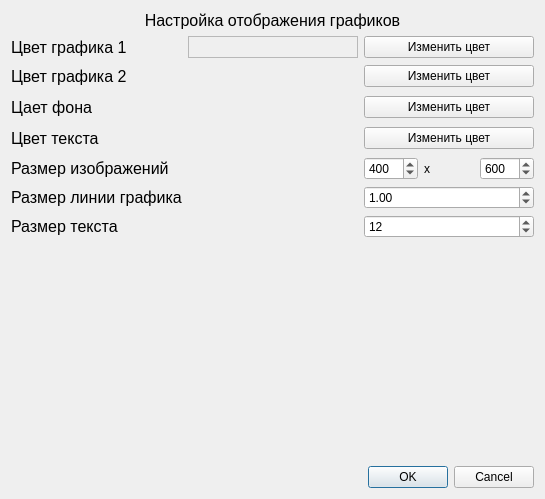
<?xml version="1.0" encoding="UTF-8"?>
<ui version="4.0">
 <class>ChartSettings</class>
 <widget class="QDialog" name="ChartSettings">
  <property name="geometry">
   <rect>
    <x>0</x>
    <y>0</y>
    <width>545</width>
    <height>499</height>
   </rect>
  </property>
  <property name="windowTitle">
   <string>Dialog</string>
  </property>
  <layout class="QVBoxLayout" name="verticalLayout">
   <item>
    <widget class="QLabel" name="label">
     <property name="font">
      <font>
       <pointsize>12</pointsize>
      </font>
     </property>
     <property name="text">
      <string>Настройка отображения графиков</string>
     </property>
     <property name="alignment">
      <set>Qt::AlignmentFlag::AlignCenter</set>
     </property>
     <property name="margin">
      <number>5</number>
     </property>
    </widget>
   </item>
   <item>
    <layout class="QGridLayout" name="gridLayout">
     <item row="0" column="0">
      <widget class="QLabel" name="label_2">
       <property name="font">
        <font>
         <pointsize>12</pointsize>
        </font>
       </property>
       <property name="text">
        <string>Цвет графика 1</string>
       </property>
      </widget>
     </item>
     <item row="0" column="1">
      <widget class="QFrame" name="color_chart_1">
       <property name="frameShape">
        <enum>QFrame::Shape::StyledPanel</enum>
       </property>
       <property name="frameShadow">
        <enum>QFrame::Shadow::Raised</enum>
       </property>
      </widget>
     </item>
     <item row="0" column="2">
      <widget class="QPushButton" name="set_color_chart_1">
       <property name="text">
        <string>Изменить цвет</string>
       </property>
      </widget>
     </item>
     <item row="1" column="0">
      <widget class="QLabel" name="label_8">
       <property name="font">
        <font>
         <pointsize>12</pointsize>
        </font>
       </property>
       <property name="text">
        <string>Цвет графика 2</string>
       </property>
      </widget>
     </item>
     <item row="1" column="1">
      <widget class="QLabel" name="color_chart_2">
       <property name="minimumSize">
        <size>
         <width>25</width>
         <height>25</height>
        </size>
       </property>
       <property name="font">
        <font>
         <pointsize>12</pointsize>
        </font>
       </property>
       <property name="text">
        <string/>
       </property>
      </widget>
     </item>
     <item row="1" column="2">
      <widget class="QPushButton" name="set_color_chart_2">
       <property name="text">
        <string>Изменить цвет</string>
       </property>
      </widget>
     </item>
     <item row="2" column="0">
      <widget class="QLabel" name="label_3">
       <property name="font">
        <font>
         <pointsize>12</pointsize>
        </font>
       </property>
       <property name="text">
        <string>Цает фона</string>
       </property>
      </widget>
     </item>
     <item row="2" column="1">
      <widget class="QLabel" name="color_backround">
       <property name="minimumSize">
        <size>
         <width>25</width>
         <height>25</height>
        </size>
       </property>
       <property name="font">
        <font>
         <pointsize>12</pointsize>
        </font>
       </property>
       <property name="text">
        <string/>
       </property>
      </widget>
     </item>
     <item row="2" column="2">
      <widget class="QPushButton" name="set_color_backround">
       <property name="text">
        <string>Изменить цвет</string>
       </property>
      </widget>
     </item>
     <item row="3" column="0">
      <widget class="QLabel" name="label_4">
       <property name="font">
        <font>
         <pointsize>12</pointsize>
        </font>
       </property>
       <property name="text">
        <string>Цвет текста</string>
       </property>
      </widget>
     </item>
     <item row="3" column="1">
      <widget class="QLabel" name="color_font">
       <property name="minimumSize">
        <size>
         <width>25</width>
         <height>25</height>
        </size>
       </property>
       <property name="font">
        <font>
         <pointsize>12</pointsize>
        </font>
       </property>
       <property name="text">
        <string/>
       </property>
      </widget>
     </item>
     <item row="3" column="2">
      <widget class="QPushButton" name="set_color_font">
       <property name="text">
        <string>Изменить цвет</string>
       </property>
      </widget>
     </item>
     <item row="4" column="0">
      <widget class="QLabel" name="label_5">
       <property name="font">
        <font>
         <pointsize>12</pointsize>
        </font>
       </property>
       <property name="text">
        <string>Размер изображений</string>
       </property>
      </widget>
     </item>
     <item row="4" column="2">
      <layout class="QHBoxLayout" name="horizontalLayout">
       <item>
        <widget class="QSpinBox" name="char_width">
         <property name="minimum">
          <number>100</number>
         </property>
         <property name="maximum">
          <number>2500</number>
         </property>
         <property name="value">
          <number>400</number>
         </property>
        </widget>
       </item>
       <item>
        <widget class="QLabel" name="label_6">
         <property name="text">
          <string>x</string>
         </property>
        </widget>
       </item>
       <item>
        <widget class="QSpinBox" name="char_height">
         <property name="minimum">
          <number>100</number>
         </property>
         <property name="maximum">
          <number>2500</number>
         </property>
         <property name="value">
          <number>600</number>
         </property>
        </widget>
       </item>
      </layout>
     </item>
     <item row="5" column="0">
      <widget class="QLabel" name="label_7">
       <property name="font">
        <font>
         <pointsize>12</pointsize>
        </font>
       </property>
       <property name="text">
        <string>Размер линии графика</string>
       </property>
      </widget>
     </item>
     <item row="6" column="0">
      <widget class="QLabel" name="label_9">
       <property name="font">
        <font>
         <pointsize>12</pointsize>
        </font>
       </property>
       <property name="text">
        <string>Размер текста</string>
       </property>
      </widget>
     </item>
     <item row="6" column="2">
      <widget class="QSpinBox" name="chart_text_size">
       <property name="maximum">
        <number>72</number>
       </property>
       <property name="singleStep">
        <number>1</number>
       </property>
       <property name="value">
        <number>12</number>
       </property>
      </widget>
     </item>
     <item row="5" column="2">
      <widget class="QDoubleSpinBox" name="chart_line_size">
       <property name="minimum">
        <double>0.100000000000000</double>
       </property>
       <property name="maximum">
        <double>5.000000000000000</double>
       </property>
       <property name="singleStep">
        <double>0.100000000000000</double>
       </property>
       <property name="value">
        <double>1.000000000000000</double>
       </property>
      </widget>
     </item>
    </layout>
   </item>
   <item>
    <spacer name="verticalSpacer">
     <property name="orientation">
      <enum>Qt::Orientation::Vertical</enum>
     </property>
     <property name="sizeHint" stdset="0">
      <size>
       <width>20</width>
       <height>225</height>
      </size>
     </property>
    </spacer>
   </item>
   <item>
    <widget class="QDialogButtonBox" name="buttonBox">
     <property name="orientation">
      <enum>Qt::Orientation::Horizontal</enum>
     </property>
     <property name="standardButtons">
      <set>QDialogButtonBox::StandardButton::Cancel|QDialogButtonBox::StandardButton::Ok</set>
     </property>
    </widget>
   </item>
  </layout>
 </widget>
 <resources/>
 <connections>
  <connection>
   <sender>buttonBox</sender>
   <signal>accepted()</signal>
   <receiver>ChartSettings</receiver>
   <slot>accept()</slot>
   <hints>
    <hint type="sourcelabel">
     <x>248</x>
     <y>254</y>
    </hint>
    <hint type="destinationlabel">
     <x>157</x>
     <y>274</y>
    </hint>
   </hints>
  </connection>
  <connection>
   <sender>buttonBox</sender>
   <signal>rejected()</signal>
   <receiver>ChartSettings</receiver>
   <slot>reject()</slot>
   <hints>
    <hint type="sourcelabel">
     <x>316</x>
     <y>260</y>
    </hint>
    <hint type="destinationlabel">
     <x>286</x>
     <y>274</y>
    </hint>
   </hints>
  </connection>
 </connections>
</ui>
